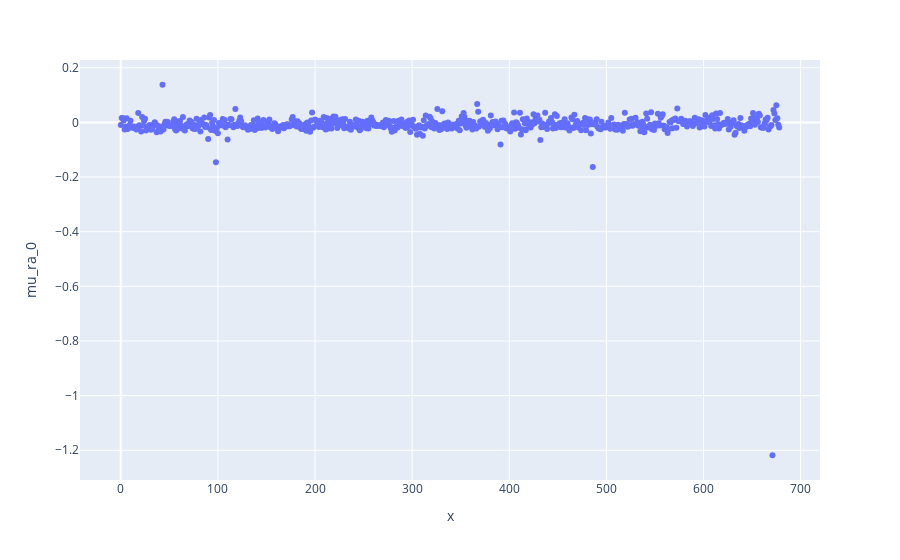

This figure's notebook cell:
### Markdown cell above
These are pots of false positives.  They are NEOs and we missed them.  I think these are either labeled incorrectly or are indishtiguishable from Non-NEOs.  Plotly gives you interactive plots.

### Code cell
fig = px.scatter(fp, x=range(0,len(fp['mu_ra_0'])), y='mu_ra_0')
fig.show()

### Figure 1 — Plotly figure (JSON) as saved in the notebook; plotly's stock layout.template omitted (floating-point values rounded to 4 significant figures; data arrays with more than 128 entries replaced by an {"elided": "..."} marker saying what was removed)
{"data": [{"hovertemplate": "x=%{x}<br>mu_ra_0=%{y}<extra></extra>", "legendgroup": "", "marker": {"color": "#636efa", "symbol": "circle"}, "mode": "markers", "name": "", "orientation": "v", "showlegend": false, "type": "scatter", "x": {"elided": "679 int values"}, "xaxis": "x", "y": {"elided": "679 float values"}, "yaxis": "y"}], "layout": {"legend": {"tracegroupgap": 0}, "margin": {"t": 60}, "xaxis": {"anchor": "y", "domain": [0, 1], "title": {"text": "x"}}, "yaxis": {"anchor": "x", "domain": [0, 1], "title": {"text": "mu_ra_0"}}}}
